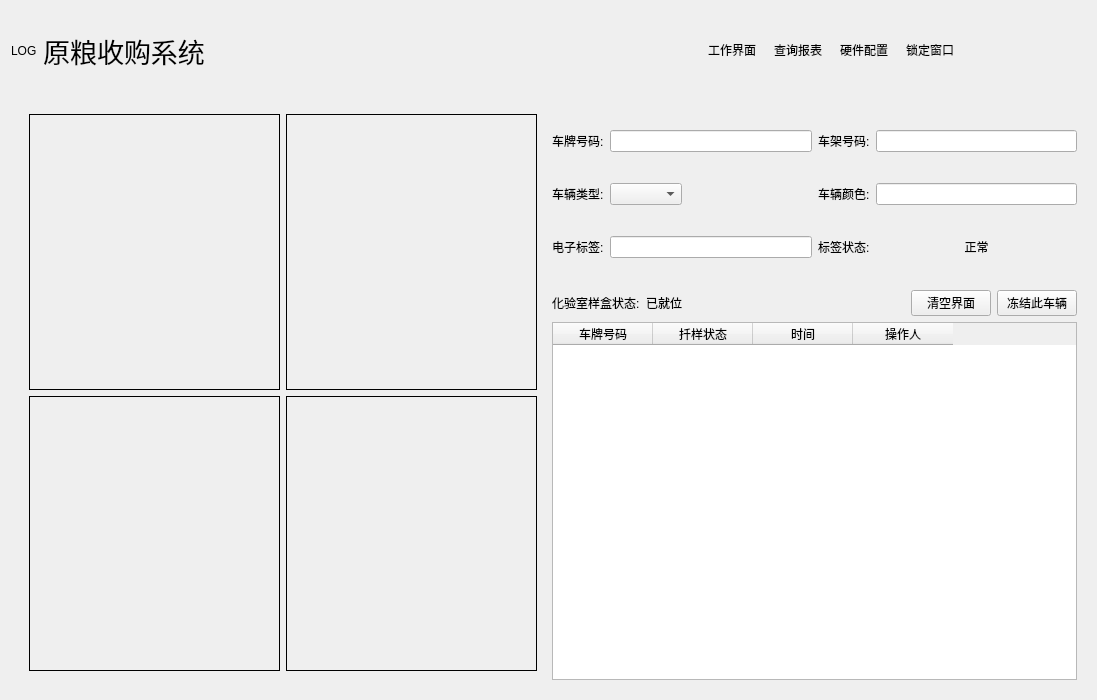
<?xml version="1.0" encoding="UTF-8"?>
<ui version="4.0">
 <class>FrmSampling</class>
 <widget class="QWidget" name="FrmSampling">
  <property name="geometry">
   <rect>
    <x>0</x>
    <y>0</y>
    <width>1097</width>
    <height>700</height>
   </rect>
  </property>
  <property name="windowTitle">
   <string>Form</string>
  </property>
  <layout class="QVBoxLayout" name="verticalLayout_3">
   <item>
    <widget class="QWidget" name="widgetTitle" native="true">
     <property name="sizePolicy">
      <sizepolicy hsizetype="Preferred" vsizetype="Fixed">
       <horstretch>0</horstretch>
       <verstretch>0</verstretch>
      </sizepolicy>
     </property>
     <property name="minimumSize">
      <size>
       <width>0</width>
       <height>60</height>
      </size>
     </property>
     <layout class="QHBoxLayout" name="horizontalLayout">
      <property name="leftMargin">
       <number>0</number>
      </property>
      <property name="topMargin">
       <number>0</number>
      </property>
      <property name="rightMargin">
       <number>0</number>
      </property>
      <property name="bottomMargin">
       <number>0</number>
      </property>
      <item>
       <widget class="QLabel" name="labLog">
        <property name="text">
         <string>LOG</string>
        </property>
       </widget>
      </item>
      <item>
       <widget class="QLabel" name="labTitle">
        <property name="font">
         <font>
          <pointsize>20</pointsize>
          <weight>50</weight>
          <bold>false</bold>
         </font>
        </property>
        <property name="autoFillBackground">
         <bool>false</bool>
        </property>
        <property name="text">
         <string>原粮收购系统</string>
        </property>
        <property name="alignment">
         <set>Qt::AlignCenter</set>
        </property>
        <property name="wordWrap">
         <bool>false</bool>
        </property>
        <property name="margin">
         <number>20</number>
        </property>
       </widget>
      </item>
      <item>
       <spacer name="horizontalSpacer">
        <property name="orientation">
         <enum>Qt::Horizontal</enum>
        </property>
        <property name="sizeHint" stdset="0">
         <size>
          <width>40</width>
          <height>20</height>
         </size>
        </property>
       </spacer>
      </item>
      <item>
       <widget class="QWidget" name="widgetTop" native="true">
        <layout class="QGridLayout" name="gridLayout_10">
         <property name="leftMargin">
          <number>0</number>
         </property>
         <property name="topMargin">
          <number>0</number>
         </property>
         <property name="rightMargin">
          <number>0</number>
         </property>
         <property name="bottomMargin">
          <number>0</number>
         </property>
         <item row="0" column="0">
          <widget class="QToolButton" name="btnWork">
           <property name="sizePolicy">
            <sizepolicy hsizetype="Fixed" vsizetype="Fixed">
             <horstretch>0</horstretch>
             <verstretch>0</verstretch>
            </sizepolicy>
           </property>
           <property name="minimumSize">
            <size>
             <width>60</width>
             <height>60</height>
            </size>
           </property>
           <property name="maximumSize">
            <size>
             <width>60</width>
             <height>60</height>
            </size>
           </property>
           <property name="text">
            <string>工作界面</string>
           </property>
           <property name="icon">
            <iconset resource="../../main.qrc">
             <normaloff>:/image/工作台.png</normaloff>:/image/工作台.png</iconset>
           </property>
           <property name="iconSize">
            <size>
             <width>32</width>
             <height>32</height>
            </size>
           </property>
           <property name="toolButtonStyle">
            <enum>Qt::ToolButtonTextUnderIcon</enum>
           </property>
           <property name="autoRaise">
            <bool>true</bool>
           </property>
          </widget>
         </item>
         <item row="0" column="1">
          <widget class="QToolButton" name="btnQuery">
           <property name="sizePolicy">
            <sizepolicy hsizetype="Fixed" vsizetype="Fixed">
             <horstretch>0</horstretch>
             <verstretch>0</verstretch>
            </sizepolicy>
           </property>
           <property name="minimumSize">
            <size>
             <width>57</width>
             <height>57</height>
            </size>
           </property>
           <property name="maximumSize">
            <size>
             <width>60</width>
             <height>60</height>
            </size>
           </property>
           <property name="text">
            <string>查询报表</string>
           </property>
           <property name="icon">
            <iconset resource="../../main.qrc">
             <normaloff>:/image/查询订单.png</normaloff>:/image/查询订单.png</iconset>
           </property>
           <property name="iconSize">
            <size>
             <width>32</width>
             <height>32</height>
            </size>
           </property>
           <property name="toolButtonStyle">
            <enum>Qt::ToolButtonTextUnderIcon</enum>
           </property>
           <property name="autoRaise">
            <bool>true</bool>
           </property>
          </widget>
         </item>
         <item row="0" column="2">
          <widget class="QToolButton" name="btnSetting">
           <property name="sizePolicy">
            <sizepolicy hsizetype="Fixed" vsizetype="Fixed">
             <horstretch>0</horstretch>
             <verstretch>0</verstretch>
            </sizepolicy>
           </property>
           <property name="minimumSize">
            <size>
             <width>57</width>
             <height>57</height>
            </size>
           </property>
           <property name="maximumSize">
            <size>
             <width>60</width>
             <height>60</height>
            </size>
           </property>
           <property name="text">
            <string>硬件配置</string>
           </property>
           <property name="icon">
            <iconset resource="../../main.qrc">
             <normaloff>:/image/设置.png</normaloff>:/image/设置.png</iconset>
           </property>
           <property name="iconSize">
            <size>
             <width>32</width>
             <height>32</height>
            </size>
           </property>
           <property name="toolButtonStyle">
            <enum>Qt::ToolButtonTextUnderIcon</enum>
           </property>
           <property name="autoRaise">
            <bool>true</bool>
           </property>
          </widget>
         </item>
         <item row="0" column="3">
          <widget class="QToolButton" name="btnLock">
           <property name="sizePolicy">
            <sizepolicy hsizetype="Fixed" vsizetype="Fixed">
             <horstretch>0</horstretch>
             <verstretch>0</verstretch>
            </sizepolicy>
           </property>
           <property name="minimumSize">
            <size>
             <width>57</width>
             <height>57</height>
            </size>
           </property>
           <property name="maximumSize">
            <size>
             <width>60</width>
             <height>60</height>
            </size>
           </property>
           <property name="text">
            <string>锁定窗口</string>
           </property>
           <property name="icon">
            <iconset resource="../../main.qrc">
             <normaloff>:/image/锁定.png</normaloff>:/image/锁定.png</iconset>
           </property>
           <property name="iconSize">
            <size>
             <width>32</width>
             <height>32</height>
            </size>
           </property>
           <property name="toolButtonStyle">
            <enum>Qt::ToolButtonTextUnderIcon</enum>
           </property>
           <property name="autoRaise">
            <bool>true</bool>
           </property>
          </widget>
         </item>
        </layout>
       </widget>
      </item>
      <item>
       <widget class="QWidget" name="widgetMenu" native="true">
        <layout class="QGridLayout" name="gridLayout">
         <property name="leftMargin">
          <number>0</number>
         </property>
         <property name="topMargin">
          <number>0</number>
         </property>
         <property name="rightMargin">
          <number>0</number>
         </property>
         <property name="bottomMargin">
          <number>0</number>
         </property>
         <property name="spacing">
          <number>0</number>
         </property>
         <item row="0" column="2">
          <widget class="QToolButton" name="btnClose">
           <property name="sizePolicy">
            <sizepolicy hsizetype="Fixed" vsizetype="Expanding">
             <horstretch>0</horstretch>
             <verstretch>0</verstretch>
            </sizepolicy>
           </property>
           <property name="text">
            <string/>
           </property>
           <property name="icon">
            <iconset resource="../../main.qrc">
             <normaloff>:/image/titleclose.png</normaloff>:/image/titleclose.png</iconset>
           </property>
           <property name="iconSize">
            <size>
             <width>32</width>
             <height>32</height>
            </size>
           </property>
           <property name="autoRaise">
            <bool>true</bool>
           </property>
          </widget>
         </item>
         <item row="0" column="1">
          <widget class="QToolButton" name="btnMin">
           <property name="sizePolicy">
            <sizepolicy hsizetype="Fixed" vsizetype="Expanding">
             <horstretch>0</horstretch>
             <verstretch>0</verstretch>
            </sizepolicy>
           </property>
           <property name="text">
            <string/>
           </property>
           <property name="icon">
            <iconset resource="../../main.qrc">
             <normaloff>:/image/titlemax.png</normaloff>:/image/titlemax.png</iconset>
           </property>
           <property name="iconSize">
            <size>
             <width>32</width>
             <height>32</height>
            </size>
           </property>
           <property name="autoRaise">
            <bool>true</bool>
           </property>
          </widget>
         </item>
         <item row="0" column="0">
          <widget class="QToolButton" name="btnHide">
           <property name="sizePolicy">
            <sizepolicy hsizetype="Fixed" vsizetype="Expanding">
             <horstretch>0</horstretch>
             <verstretch>0</verstretch>
            </sizepolicy>
           </property>
           <property name="text">
            <string/>
           </property>
           <property name="icon">
            <iconset resource="../../main.qrc">
             <normaloff>:/image/titlemini.png</normaloff>:/image/titlemini.png</iconset>
           </property>
           <property name="iconSize">
            <size>
             <width>32</width>
             <height>32</height>
            </size>
           </property>
           <property name="autoRaise">
            <bool>true</bool>
           </property>
          </widget>
         </item>
         <item row="1" column="1">
          <spacer name="verticalSpacer">
           <property name="orientation">
            <enum>Qt::Vertical</enum>
           </property>
           <property name="sizeHint" stdset="0">
            <size>
             <width>20</width>
             <height>40</height>
            </size>
           </property>
          </spacer>
         </item>
        </layout>
       </widget>
      </item>
     </layout>
    </widget>
   </item>
   <item>
    <widget class="QStackedWidget" name="stackedWidget">
     <property name="currentIndex">
      <number>0</number>
     </property>
     <widget class="QWidget" name="workPage">
      <layout class="QVBoxLayout" name="verticalLayout_2">
       <item>
        <layout class="QHBoxLayout" name="horizontalLayout_5" stretch="5,5">
         <item>
          <widget class="QWidget" name="widget" native="true">
           <layout class="QGridLayout" name="gridLayout_2">
            <item row="0" column="0">
             <widget class="QLabel" name="labVedio1">
              <property name="frameShape">
               <enum>QFrame::Box</enum>
              </property>
              <property name="scaledContents">
               <bool>true</bool>
              </property>
              <property name="alignment">
               <set>Qt::AlignCenter</set>
              </property>
             </widget>
            </item>
            <item row="1" column="0">
             <widget class="QLabel" name="labVedio3">
              <property name="frameShape">
               <enum>QFrame::Box</enum>
              </property>
              <property name="text">
               <string/>
              </property>
              <property name="alignment">
               <set>Qt::AlignCenter</set>
              </property>
             </widget>
            </item>
            <item row="0" column="1">
             <widget class="QLabel" name="labVedio2">
              <property name="frameShape">
               <enum>QFrame::Box</enum>
              </property>
              <property name="text">
               <string/>
              </property>
              <property name="scaledContents">
               <bool>true</bool>
              </property>
              <property name="alignment">
               <set>Qt::AlignCenter</set>
              </property>
             </widget>
            </item>
            <item row="1" column="1">
             <widget class="QLabel" name="labVedio4">
              <property name="frameShape">
               <enum>QFrame::Box</enum>
              </property>
              <property name="text">
               <string/>
              </property>
              <property name="alignment">
               <set>Qt::AlignCenter</set>
              </property>
             </widget>
            </item>
           </layout>
          </widget>
         </item>
         <item>
          <widget class="QWidget" name="widget_2" native="true">
           <layout class="QVBoxLayout" name="verticalLayout" stretch="3,1,6">
            <property name="leftMargin">
             <number>0</number>
            </property>
            <property name="topMargin">
             <number>0</number>
            </property>
            <property name="rightMargin">
             <number>0</number>
            </property>
            <property name="bottomMargin">
             <number>0</number>
            </property>
            <item>
             <widget class="QWidget" name="widget_3" native="true">
              <layout class="QGridLayout" name="gridLayout_3">
               <property name="leftMargin">
                <number>0</number>
               </property>
               <property name="topMargin">
                <number>0</number>
               </property>
               <property name="rightMargin">
                <number>0</number>
               </property>
               <property name="bottomMargin">
                <number>0</number>
               </property>
               <item row="1" column="1">
                <layout class="QHBoxLayout" name="horizontalLayout_3">
                 <item>
                  <widget class="QComboBox" name="cbxVehicleType"/>
                 </item>
                 <item>
                  <spacer name="horizontalSpacer_2">
                   <property name="orientation">
                    <enum>Qt::Horizontal</enum>
                   </property>
                   <property name="sizeHint" stdset="0">
                    <size>
                     <width>40</width>
                     <height>20</height>
                    </size>
                   </property>
                  </spacer>
                 </item>
                </layout>
               </item>
               <item row="1" column="2">
                <widget class="QLabel" name="label_8">
                 <property name="text">
                  <string>车辆颜色:</string>
                 </property>
                </widget>
               </item>
               <item row="2" column="0">
                <widget class="QLabel" name="label_10">
                 <property name="text">
                  <string>电子标签:</string>
                 </property>
                </widget>
               </item>
               <item row="2" column="3">
                <widget class="QLabel" name="labTagStatus">
                 <property name="text">
                  <string>正常</string>
                 </property>
                 <property name="alignment">
                  <set>Qt::AlignCenter</set>
                 </property>
                </widget>
               </item>
               <item row="2" column="2">
                <widget class="QLabel" name="label_13">
                 <property name="text">
                  <string>标签状态:</string>
                 </property>
                </widget>
               </item>
               <item row="1" column="3">
                <widget class="QLineEdit" name="editColor"/>
               </item>
               <item row="2" column="1">
                <widget class="QLineEdit" name="editTagNum"/>
               </item>
               <item row="0" column="1">
                <widget class="QLineEdit" name="editLiscense"/>
               </item>
               <item row="0" column="2">
                <widget class="QLabel" name="label_6">
                 <property name="text">
                  <string>车架号码:</string>
                 </property>
                </widget>
               </item>
               <item row="0" column="3">
                <widget class="QLineEdit" name="editFrameNum"/>
               </item>
               <item row="1" column="0">
                <widget class="QLabel" name="label_7">
                 <property name="text">
                  <string>车辆类型:</string>
                 </property>
                </widget>
               </item>
               <item row="0" column="0">
                <widget class="QLabel" name="label_5">
                 <property name="text">
                  <string>车牌号码:</string>
                 </property>
                </widget>
               </item>
              </layout>
             </widget>
            </item>
            <item>
             <layout class="QHBoxLayout" name="horizontalLayout_4">
              <item>
               <widget class="QLabel" name="label">
                <property name="text">
                 <string>化验室样盒状态:</string>
                </property>
               </widget>
              </item>
              <item>
               <widget class="QLabel" name="labTagStatus_2">
                <property name="text">
                 <string>已就位</string>
                </property>
                <property name="alignment">
                 <set>Qt::AlignCenter</set>
                </property>
               </widget>
              </item>
              <item>
               <spacer name="horizontalSpacer_4">
                <property name="orientation">
                 <enum>Qt::Horizontal</enum>
                </property>
                <property name="sizeHint" stdset="0">
                 <size>
                  <width>40</width>
                  <height>20</height>
                 </size>
                </property>
               </spacer>
              </item>
              <item>
               <layout class="QHBoxLayout" name="horizontalLayout_2">
                <item>
                 <widget class="QPushButton" name="pushButton_2">
                  <property name="text">
                   <string>清空界面</string>
                  </property>
                 </widget>
                </item>
                <item>
                 <widget class="QPushButton" name="pushButton">
                  <property name="text">
                   <string>冻结此车辆</string>
                  </property>
                 </widget>
                </item>
               </layout>
              </item>
             </layout>
            </item>
            <item>
             <widget class="QTableWidget" name="tableWidget">
              <column>
               <property name="text">
                <string>车牌号码</string>
               </property>
              </column>
              <column>
               <property name="text">
                <string>扦样状态</string>
               </property>
              </column>
              <column>
               <property name="text">
                <string>时间</string>
               </property>
              </column>
              <column>
               <property name="text">
                <string>操作人</string>
               </property>
              </column>
             </widget>
            </item>
           </layout>
          </widget>
         </item>
        </layout>
       </item>
      </layout>
     </widget>
     <widget class="QWidget" name="queryPage">
      <layout class="QVBoxLayout" name="verticalLayout_5" stretch="0">
       <property name="topMargin">
        <number>0</number>
       </property>
       <item>
        <widget class="FrmRegisterTable" name="widget_4" native="true"/>
       </item>
      </layout>
     </widget>
     <widget class="QWidget" name="setPage">
      <layout class="QGridLayout" name="gridLayout_26">
       <property name="spacing">
        <number>20</number>
       </property>
       <item row="2" column="1">
        <spacer name="verticalSpacer_2">
         <property name="orientation">
          <enum>Qt::Vertical</enum>
         </property>
         <property name="sizeType">
          <enum>QSizePolicy::Maximum</enum>
         </property>
         <property name="sizeHint" stdset="0">
          <size>
           <width>20</width>
           <height>100</height>
          </size>
         </property>
        </spacer>
       </item>
       <item row="0" column="0">
        <widget class="QGroupBox" name="groupBox_14">
         <property name="title">
          <string>身份证读写器</string>
         </property>
         <property name="checkable">
          <bool>true</bool>
         </property>
         <layout class="QGridLayout" name="gridLayout_20">
          <item row="0" column="1">
           <widget class="QLineEdit" name="lineEdit_3"/>
          </item>
          <item row="0" column="2">
           <spacer name="horizontalSpacer_19">
            <property name="orientation">
             <enum>Qt::Horizontal</enum>
            </property>
            <property name="sizeHint" stdset="0">
             <size>
              <width>38</width>
              <height>20</height>
             </size>
            </property>
           </spacer>
          </item>
          <item row="1" column="1">
           <widget class="QLineEdit" name="lineEdit_4"/>
          </item>
          <item row="1" column="0">
           <widget class="QLabel" name="label_74">
            <property name="text">
             <string>波特率配置:</string>
            </property>
           </widget>
          </item>
          <item row="1" column="2">
           <spacer name="horizontalSpacer_20">
            <property name="orientation">
             <enum>Qt::Horizontal</enum>
            </property>
            <property name="sizeHint" stdset="0">
             <size>
              <width>38</width>
              <height>20</height>
             </size>
            </property>
           </spacer>
          </item>
          <item row="0" column="0">
           <widget class="QLabel" name="label_73">
            <property name="text">
             <string>端口配置:</string>
            </property>
           </widget>
          </item>
         </layout>
        </widget>
       </item>
       <item row="0" column="1">
        <widget class="QGroupBox" name="groupBox_6">
         <property name="title">
          <string>UHF户外读写器</string>
         </property>
         <property name="checkable">
          <bool>true</bool>
         </property>
         <layout class="QGridLayout" name="gridLayout_25">
          <item row="0" column="0">
           <widget class="QLabel" name="label_76">
            <property name="text">
             <string>端口配置:</string>
            </property>
           </widget>
          </item>
          <item row="0" column="1">
           <widget class="QLineEdit" name="lineEdit_6"/>
          </item>
          <item row="0" column="2">
           <spacer name="horizontalSpacer_21">
            <property name="orientation">
             <enum>Qt::Horizontal</enum>
            </property>
            <property name="sizeHint" stdset="0">
             <size>
              <width>52</width>
              <height>20</height>
             </size>
            </property>
           </spacer>
          </item>
          <item row="1" column="0">
           <widget class="QLabel" name="label_75">
            <property name="text">
             <string>IP配置:</string>
            </property>
           </widget>
          </item>
          <item row="1" column="1">
           <widget class="QLineEdit" name="lineEdit_5"/>
          </item>
          <item row="1" column="2">
           <spacer name="horizontalSpacer_22">
            <property name="orientation">
             <enum>Qt::Horizontal</enum>
            </property>
            <property name="sizeHint" stdset="0">
             <size>
              <width>52</width>
              <height>20</height>
             </size>
            </property>
           </spacer>
          </item>
         </layout>
        </widget>
       </item>
       <item row="0" column="2">
        <widget class="QGroupBox" name="groupBox_15">
         <property name="title">
          <string>LED显示屏</string>
         </property>
         <property name="checkable">
          <bool>true</bool>
         </property>
         <layout class="QGridLayout" name="gridLayout_24">
          <item row="0" column="0">
           <widget class="QLabel" name="label_78">
            <property name="text">
             <string>端口配置:</string>
            </property>
           </widget>
          </item>
          <item row="0" column="1">
           <widget class="QLineEdit" name="lineEdit_7"/>
          </item>
          <item row="0" column="2">
           <spacer name="horizontalSpacer_23">
            <property name="orientation">
             <enum>Qt::Horizontal</enum>
            </property>
            <property name="sizeHint" stdset="0">
             <size>
              <width>38</width>
              <height>20</height>
             </size>
            </property>
           </spacer>
          </item>
          <item row="1" column="0">
           <widget class="QLabel" name="label_77">
            <property name="text">
             <string>IP配置:</string>
            </property>
           </widget>
          </item>
          <item row="1" column="1">
           <widget class="QLineEdit" name="lineEdit_8"/>
          </item>
          <item row="1" column="2">
           <spacer name="horizontalSpacer_24">
            <property name="orientation">
             <enum>Qt::Horizontal</enum>
            </property>
            <property name="sizeHint" stdset="0">
             <size>
              <width>38</width>
              <height>20</height>
             </size>
            </property>
           </spacer>
          </item>
         </layout>
        </widget>
       </item>
       <item row="1" column="0">
        <widget class="QGroupBox" name="groupBox_13">
         <property name="title">
          <string>UHF桌面读写器</string>
         </property>
         <property name="checkable">
          <bool>true</bool>
         </property>
         <layout class="QGridLayout" name="gridLayout_21">
          <item row="0" column="0">
           <widget class="QLabel" name="label_80">
            <property name="text">
             <string>端口配置:</string>
            </property>
           </widget>
          </item>
          <item row="0" column="1">
           <widget class="QLineEdit" name="lineEdit_10"/>
          </item>
          <item row="0" column="2">
           <spacer name="horizontalSpacer_25">
            <property name="orientation">
             <enum>Qt::Horizontal</enum>
            </property>
            <property name="sizeHint" stdset="0">
             <size>
              <width>38</width>
              <height>20</height>
             </size>
            </property>
           </spacer>
          </item>
          <item row="1" column="0">
           <widget class="QLabel" name="label_79">
            <property name="text">
             <string>波特率配置:</string>
            </property>
           </widget>
          </item>
          <item row="1" column="1">
           <widget class="QLineEdit" name="lineEdit_9"/>
          </item>
          <item row="1" column="2">
           <spacer name="horizontalSpacer_26">
            <property name="orientation">
             <enum>Qt::Horizontal</enum>
            </property>
            <property name="sizeHint" stdset="0">
             <size>
              <width>38</width>
              <height>20</height>
             </size>
            </property>
           </spacer>
          </item>
         </layout>
        </widget>
       </item>
       <item row="1" column="1">
        <widget class="QGroupBox" name="groupBox_16">
         <property name="title">
          <string>IC卡桌面读写器</string>
         </property>
         <property name="checkable">
          <bool>true</bool>
         </property>
         <layout class="QGridLayout" name="gridLayout_22">
          <item row="0" column="0">
           <widget class="QLabel" name="label_82">
            <property name="text">
             <string>端口配置:</string>
            </property>
           </widget>
          </item>
          <item row="0" column="1">
           <widget class="QLineEdit" name="lineEdit_12"/>
          </item>
          <item row="0" column="2">
           <spacer name="horizontalSpacer_27">
            <property name="orientation">
             <enum>Qt::Horizontal</enum>
            </property>
            <property name="sizeHint" stdset="0">
             <size>
              <width>39</width>
              <height>20</height>
             </size>
            </property>
           </spacer>
          </item>
          <item row="1" column="0">
           <widget class="QLabel" name="label_81">
            <property name="text">
             <string>波特率配置:</string>
            </property>
           </widget>
          </item>
          <item row="1" column="1">
           <widget class="QLineEdit" name="lineEdit_11"/>
          </item>
          <item row="1" column="2">
           <spacer name="horizontalSpacer_28">
            <property name="orientation">
             <enum>Qt::Horizontal</enum>
            </property>
            <property name="sizeHint" stdset="0">
             <size>
              <width>39</width>
              <height>20</height>
             </size>
            </property>
           </spacer>
          </item>
         </layout>
        </widget>
       </item>
       <item row="1" column="2">
        <widget class="QGroupBox" name="groupBox_17">
         <property name="title">
          <string>语音播报</string>
         </property>
         <property name="checkable">
          <bool>true</bool>
         </property>
         <layout class="QGridLayout" name="gridLayout_23">
          <item row="0" column="0">
           <widget class="QLabel" name="label_84">
            <property name="text">
             <string>语速配置:</string>
            </property>
           </widget>
          </item>
          <item row="0" column="1">
           <widget class="QLineEdit" name="lineEdit_14"/>
          </item>
          <item row="0" column="2">
           <spacer name="horizontalSpacer_29">
            <property name="orientation">
             <enum>Qt::Horizontal</enum>
            </property>
            <property name="sizeHint" stdset="0">
             <size>
              <width>38</width>
              <height>20</height>
             </size>
            </property>
           </spacer>
          </item>
         </layout>
        </widget>
       </item>
       <item row="1" column="3">
        <spacer name="horizontalSpacer_30">
         <property name="orientation">
          <enum>Qt::Horizontal</enum>
         </property>
         <property name="sizeHint" stdset="0">
          <size>
           <width>40</width>
           <height>20</height>
          </size>
         </property>
        </spacer>
       </item>
      </layout>
     </widget>
    </widget>
   </item>
  </layout>
 </widget>
 <customwidgets>
  <customwidget>
   <class>FrmRegisterTable</class>
   <extends>QWidget</extends>
   <header>frmregistertable.h</header>
   <container>1</container>
  </customwidget>
 </customwidgets>
 <resources>
  <include location="../../main.qrc"/>
 </resources>
 <connections/>
</ui>
